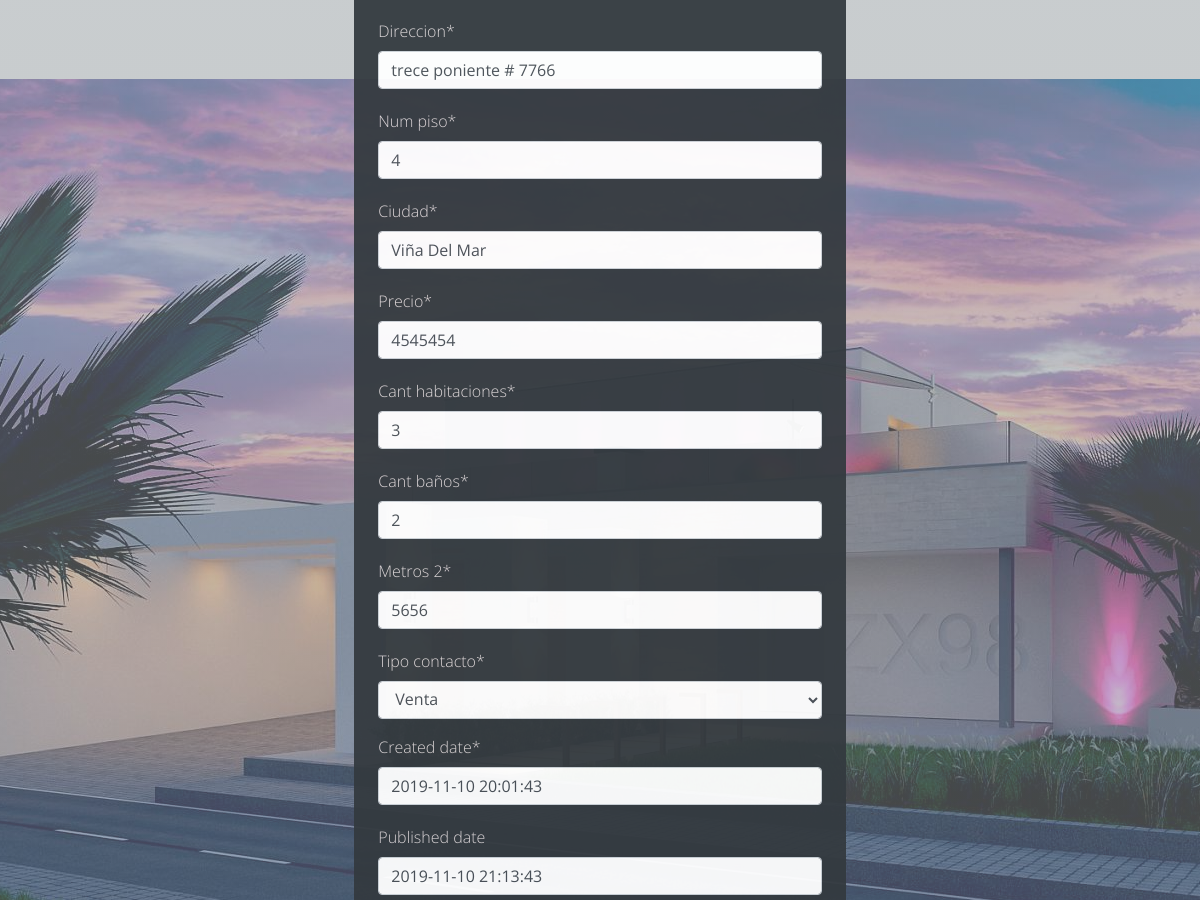
/departamento/update/5/ (signed in, middle part), run on an earlier commit of the app's database.
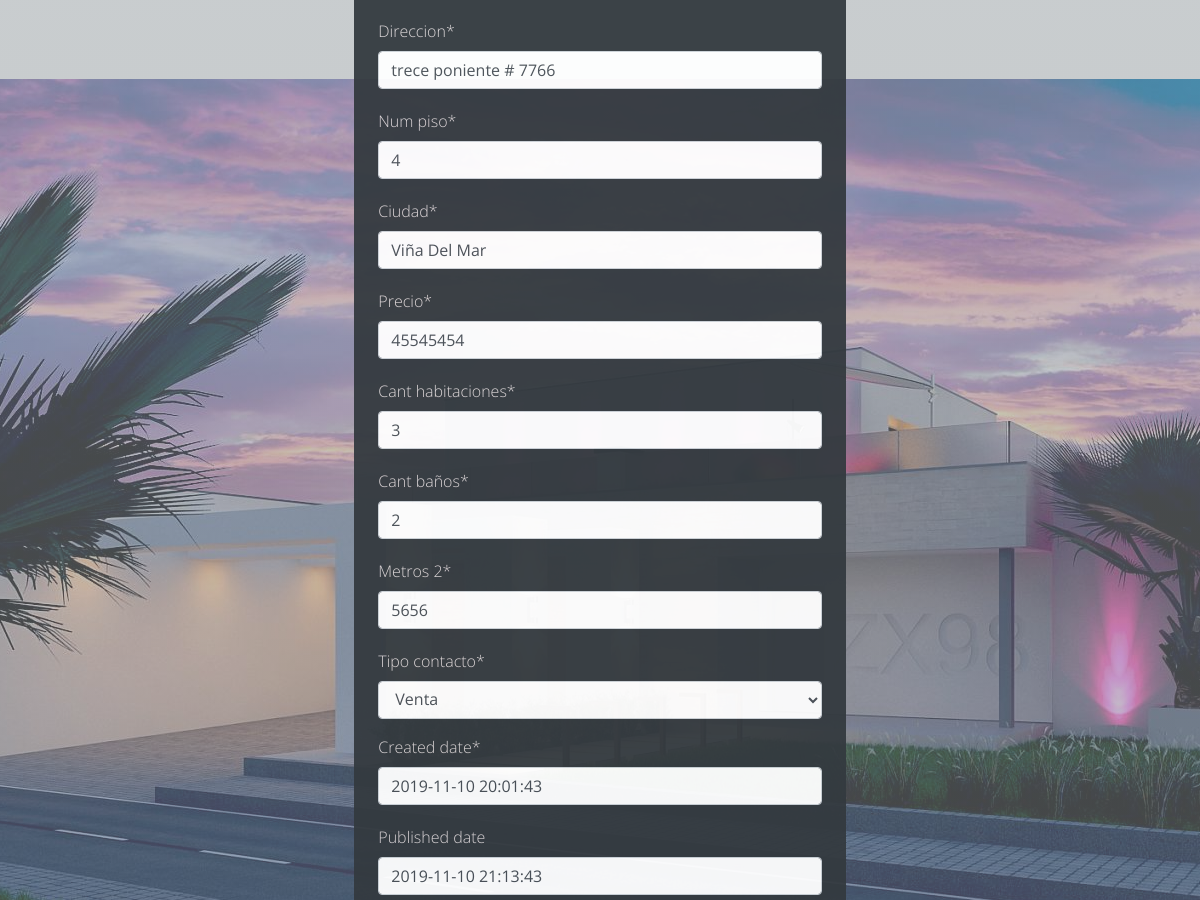
And on a later commit of the database.
### core/models.py (models this page shows, shortened)
class Departamento(models.Model):
    opciones = [
    ('Venta', 'Venta'),
    ('Arriendo', 'Arriendo')
    ]
    id = models.AutoField(primary_key=True)
    autor = models.ForeignKey('auth.User',on_delete=models.CASCADE)
    titulo = models.CharField(max_length=200)
    descripcion = models.TextField()
    imagen = models.ImageField(upload_to='Departamentos')
    direccion = models.CharField(max_length=200)
    num_piso = models.IntegerField(blank=False, null=False)
    ciudad = models.CharField(max_length=200)
    precio = models.DecimalField(max_digits=19, decimal_places=0)
    cant_habitaciones = models.IntegerField(blank=False, null=False)
    cant_baños = models.IntegerField(blank=False, null=False)
    metros_2 = models.DecimalField(max_digits=19, decimal_places=0)
    tipo_contacto = models.CharField(max_length=10, choices=opciones)
    created_date = models.DateTimeField(default=timezone.now)
    published_date = models.DateTimeField(blank=True, null=True,default=timezone.now)
    destacado = models.BooleanField(blank=True, null=True)
    class Meta:
        verbose_name = "Departamento"
        verbose_name_plural = "Departamentos"
        ordering = ['-created_date']

### core/views.py (the view, shortened to what this page needs)
# urls.py: path("departamento/update/<int:pk>/", DepartamentoUpdate.as_view(), name="depto_update"),
@method_decorator(staff_member_required(login_url='login'), name = 'dispatch')
class DepartamentoUpdate(UpdateView):
    model = Departamento
    fields = [
        'autor',
        'titulo',
        'descripcion',
        'imagen',
        'direccion',
        'num_piso',
        'ciudad',
        'precio',
        'cant_habitaciones',
        'cant_baños',
        'metros_2',
        'tipo_contacto',
        'created_date',
        'published_date',
        'destacado'
    ]
    template_name_suffix = '_update_form'

### core/templates/core/departamento_update_form.html (shortened to what this page needs)
{% extends 'core/base.html' %}
{% load static %}
{% load crispy_forms_tags %}
{% block content %}
  <div class="container">
    <div class="row">
      <div class="col-12">
        <div class="d-flex justify-content-center">
          <form class="prop_detail mt-3 mb-5 p-4 bg-dark" action="" method="post"  enctype='multipart/form-data'>{% csrf_token %}
            {{form|crispy}}
          </form>
        </div>
      </div>
    </div>
  </div>
{% endblock %}

What changed in the data, as far as the page shows it:
changed Departamento "trece poniente # 7766": precio "4545454" → "45545454"
